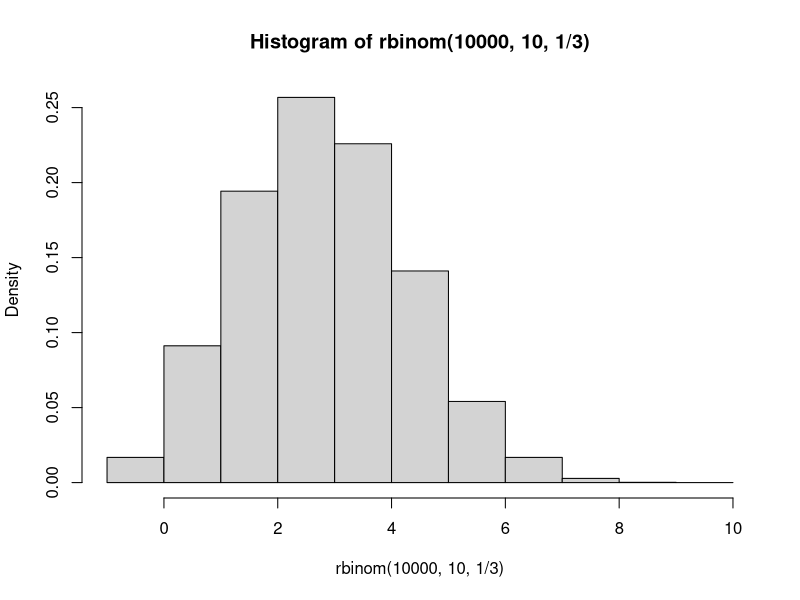
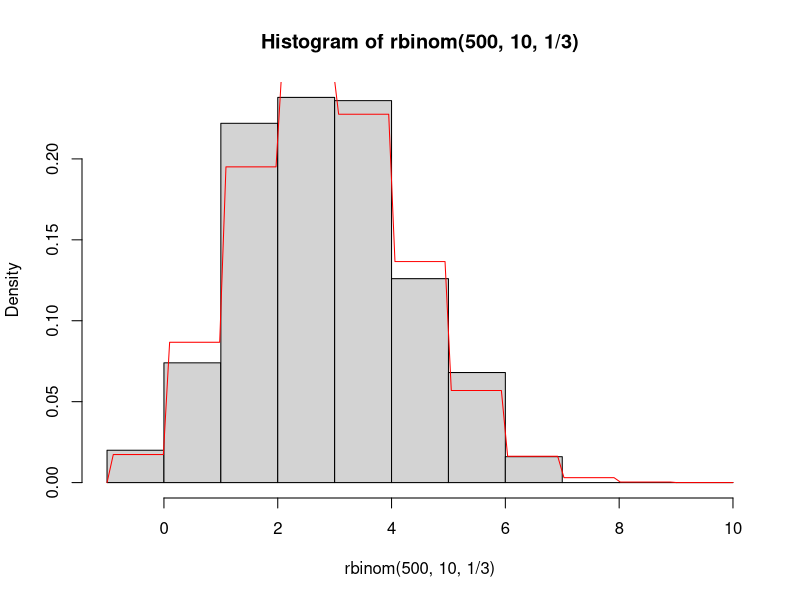

The R source for these figures, in order: (Note: this script raises an error after producing the figures.)
## Tutorial 3: Probability Distributions and Control Structures
## Clinic on Meaningful Modeling of Epidemiological Data
## International Clinics on Infectious Disease Dynamics and Data Program
## African Institute for Mathematical Sciences, Muizenberg, Cape Town, RSA
#' @author David M. Goehring 2004
#' @author Juliet R.C. Pulliam 2008, 2009, 2019
#' @author Steve Bellan 2010, 2012
#' @author Jeremy Bingham 2025
#' 
## Last updated by Jeremy Bingham May 2025
## Some Rights Reserved
## CC BY-NC 4.0 (https://creativecommons.org/licenses/by-nc/4.0/)

###################################################################### 

## By the end of this tutorial you should...

## * Feel comfortable working with probability distributions 
## * Know how to use conditional structures
## * Be warned about the dangers of loop structures in R
## * Have tried your hands at synthesizing all the new material

######################################################################
## SECTION A. Probability Distributions in R
###################################################################### 

#################### 
## Probability distributions
#################### 
## So far the calculations we have been performing have been doable on
## a modern calculator (or on your basic phone calculator app), 
## so my assertion that R will make things easier
## for you has not seen any confirmation in experience.

## In terms of solving probability problems, R does not provide many
## tools that extend too far beyond your intuition. If you want to
## know the probability of rolling two sixes on two dice you do not
## need R to tell you that 1/6 times 1/6 is 1/36. The two exceptions
## might be the functions factorial() and choose(), which only appear
## on a minority of modern calculators and which can solve a problem
## for you once you know to reach for them. These functions are
## sufficiently self-explanatory with their help files to render a
## treatment of them here unnecessary. A third exception is
## simulation, which you will try your hand at in the Benchmark
## Questions, and which is an important component of mathematical modelling.

## Enter probability distributions. R is able to do in a few
## milliseconds what took hours of hunting in tables as recently as 30 years
## ago. If you understand what a probability distribution is, R will
## provide four different utilities for (nearly) any such distribution, as
## follows:

## * Generating individual density values or a plot of the density function
## * Generating random numbers drawn from the distribution
## * Providing cumulative probability for points along the distribution
## * Providing points along the distribution corresponding to a cumulative probability

## Each of these is an important part of the toolkit for working with
## probability distributions.

## Making the functions meet your needs 

## The different distributions have different corresponding functions
## in R, but aside from the particulars of their arguments, they 
## consist of four functions of the same general form.

## We will use the binomial distribution (which is a
## discrete distribution) as an example for each of our four methods,
## and you should be able to extend that experience to any
## distribution you like.

## As we have seen hints of before, R can generate random numbers from
## any distribution. For discrete distributions, creating a histogram
## of a large number of these values can give a quick picture of the
## distribution. To generate random numbers from the binomial
## distribution, use rbinom():

hist(rbinom(10000, 10, 1/3), freq=FALSE, breaks=-1:10)

## The arguments of rbinom() tell it how many numbers you want to
## generate, how many trials are used to generate the distribution,
## and what the probability of a success per trial is,
## respectively. The extra arguments of hist() tell it that we want it
## to give proportions rather than counts and then how to divide up
## the data into bars.

## This is an empirical estimation of the distribution. The R function
## that calculates the probability density function of the binomial
## distribution is dbinom(), and that will give the precise
## theoretical values we may need. What is the probability of having 7
## successes on 10 trials with a probability of success of 1/3?

dbinom(7, 10, 1/3)

## Which is the equivalent of about 1.6% of the time. By extension, we
## can generate the complete distribution with vector input to
## dbinom(), as in

dbinom(0:10, 10, 1/3)

## A useful application of rbinom() and dbinom() is to plot a curve of
## the density function over the histogram of observed values. For a
## discrete distribution such as this, the “curve” will be slightly
## misleading, but we will know what it means. Generating fewer random
## numbers this time,

hist(rbinom(500,10,1/3), freq=FALSE, breaks=-1:10)

curve(dbinom(ceiling(x), 10, 1/3), add=TRUE, col="red")

## The argument ceiling(x) resolves the fact that the x-values on the
## plot are continuous, not discrete. The correction is not needed for
## continuous distributions.

## Alternatively, you may use a paired histogram for comparing
## simulations to predicted densities for discrete distributions. The
## visualization used here is less elegant for discrete distributions
## but is more easily extended to continuous distributions.

## Using dbinom() to calculate cumulative probabilities for discrete
## distributions would be tedious, and we cannot easily calculate the
## cumulative probabilities using the equivalent density values from a
## continuous distribution (because it requires integration). The
## solution in R is to use a function, such as pbinom() for the
## binomial distribution, that calculates the cumulative density
## function (c.d.f.), that is, the function F (which here takes
## integer values).

# F(x) = P(X <= x)

## As a quick example, what is the probability of getting 2 or less
## with our chosen binomial distribution?

pbinom(2, 10, 1/3)

## The last function we need in our probability-distribution toolkit
## is qbinom(), the R function that calculates the inverse cumulative
## density function, F^-1 of the binomial distribution The c. d. f. and
## the inverse c. d. f. are related by

# p = F(x)
# x = F^-1(p)

## As a quick example, where is the 80% threshold in the cumulative
## probability distribution?

qbinom(.8, 10, 1/3)

## The c. d. f. and inverse c. d. f. are particularly useful when
## performing statistical tests.

## I do not know why the R language chose such counter-intuitive
## naming practices for its probability distribution functions. But
## let’s have some mnemonics:

# Function                           Prefix    Mnemonic 
#
# random numbers from dist.          r         random
# density of distribution            d         density
# cumulative probability             p         probability (is output)
# inverse cumulative probability     q         qumulative (with an “inversed “c”)

## Feel free to remember them in any way you like, of course.

#################### 
## Probability distributions galore
####################
## You may not be familiar with all of these distributions, but this
## list should prove helpful for future reference. Keep in mind that
## some of these distributions are continuous and some are discrete –
## this will affect the allowed inputs of the functions.

# Beta pbeta() qbeta() dbeta() rbeta() 
# Binomial pbinom() qbinom() dbinom() rbinom() 
# Cauchy pcauchy() qcauchy() dcauchy() rcauchy()
# Chi-square pchisq() qchisq() dchisq() rchisq()
# Exponential pexp() qexp() dexp() rexp()
# F pf() qf() df() rf()
# Gamma pgamma() qgamma() dgamma() rgamma()
# Geometric pgeom() qgeom() dgeom() rgeom()
# Hypergeometric phyper() qhyper() dhyper() rhyper()
# Logistic plogis() qlogis() dlogis() rlogis() 
# Log Normal plnorm() qlnorm() dlnorm() rlnorm()
# Negative Binomial pnbinom() qnbinom() dnbinom() rnbinom()
# Normal pnorm() qnorm() dnorm() rnorm()
# Poisson ppois() qpois() dpois() rpois()
# Student's t pt() qt() dt() rt()
# Uniform punif() qunif() dunif() runif()

###################################################################### 
## SECTION B. Control structures
###################################################################### 
## Now that you have gotten your proverbial feet wet by composing your
## own functions, you are ready to learn how to make your functions
## (or your scripts) more powerful by using control structures. The
## two main varieties of control structures are conditional structures
## and loop structures, but more important than what they are called
## is what they do...

## The semicolon, ";", allows you to put two or more commands
## together on a single line. The commands will be executed
## sequentially, just as if they had been written on separate lines.
## The best use of the semicolon is probably to combine lists of
## assignments into a single line, such as,

x <- 8; y <- 4; z <- 3
c(x, y, z) 

## Using the semicolon in this way will condense your code
## and can make it look cleaner if applied with moderation.
## In most situations, though, clarity is
## more important than compactness, so in general it is best not to
## string long lists of commands together on a single line using
## semicolons. Remember that the amount of whitespace (such as spaces,
## indentation, and empty lines) in your code will not affect its
## efficiency and that adding whitespace (and comments!) will often
## make your code easier to follow.

## Conditional structures

## “If you are under the age of 6, you cannot ride this ride.”

## “If you are available Friday night, please give me your number.”

## Needless to say, we are all familiar with conditional structures in
## casual speech, and conditional structures in R are not much
## different.

## The command ''if'' initiates a conditional structure. (Like function,
## it looks like a function, but is not a function.) What comes in
## parentheses after if is an expression of the condition that must be
## met for the remaining code to be executed. That is, it is a logical
## expression (meaning it should evaluate to TRUE or FALSE) which if
## TRUE tells R to execute the next line (or set) of code.

## A silly, but fully functional, example:

age <- 19

if(age >= 6){
	can.ride <- TRUE 
}

can.ride

## Here we obviously know the result before we start, but in a
## (just-slightly-less silly) function, we would not:

ride.test <- function(age)
{
	can.ride <- FALSE
	if(age >= 6){
		can.ride <- TRUE
	}
	return(can.ride)
}

ride.test(5)

ride.test(65)

## Note that the curly brackets, {}, play the same role as for
## conditional statements as they do for the function construct: they
## allow multi-line procedures. They can also make your code easier to
## follow, even for single-line procedures.

## As an aside, the above function can (and perhaps should) be written
## more simply as

ride.test <- function(age){
	return(age >= 6)
}

## The conditional structure becomes important when you want different
## functions or operations to be performed depending on some
## condition. This is something that you will often want.

## As an example, consider a function that measures central
## tendency. While you may want to avoid the influence of extremely
## large values by using the median, you may want to forgo it on very small
## samples, replacing the median with the mean. Let us say if we have fewer
## than 10 measurements in our sample we will resort to the mean:

central.tend <- function(x){                                     
	my.answer <- median(x)
	if(length(x) < 10){my.answer <- mean(x)}
	return(my.answer)
}

central.tend(c(1,1,3))

## This last example may have raised a red flag about efficiency – I
## determined the median of the data regardless of whether this value
## will ultimately be used in my output. Here, the cost is
## exceptionally low, because that calculation will only be irrelevant
## if there are fewer than 10 items in the vector, in which case it
## took trivially long to execute. But, you can see where there might
## be a problem.

## One solution is to create separate if statements for each
## condition, such as:

# if(x < 0) #followed by what should happen if x < 0

# if(x = 0) #followed by what should happen if x = 0

# if((x > 0) & (x < 1)) # followed by what should happen if x is between 0 and 1, exclusive

# if(x >= 1) # followed by what should happen if x >= 1

## Note that defining conditions which are not mutually exclusive may
## make your code hard to follow and therefore render your results
## unpredictable without detailed examination.

## Another solution, particularly useful for binary (either-or) cases,
## is to use the command else, which follows the if procedure and
## gives what to do if your conditional expression evaluates to
## FALSE. If you are careful about your use of brackets, you can nest
## if and else commands to create more complicated conditional
## structures.

## Here are some additional options for writing the central tendancy 
## function above. Using if and else, as described above:

central.tend2 <- function(x){                                     
	if(length(x) >= 10){
		my.answer <- median(x)
	}else{
		my.answer <- mean(x)
	}
	return(my.answer)
}

# and using the ifelse() control structure, which is similar but more compact:

central.tend3 <- function(x){                                     
	my.answer <- ifelse(length(x) >= 10, median(x), mean(x))
	return(my.answer)
}

## There are two potential big errors that may occur in implementing a
## conditional structure. One occurs if the conditional expression
## evaluates to NA or NaN – try this out yourself:

if(Inf - Inf > 0){ x <- 5 }

## To make sure that your if statements don’t break like this, you will
## sometimes want to use the is.na() function, which returns TRUE if the
## value being evaluated is NA or NaN.

## The second big mistake that you can make is assuming that R will act
## on the elements of a conditional expression that is a vector. Try this:

if(c(T, F, F)){ 1 + 1 }

## As the warning that is generated indicates, R will ignore all but
## the first element of the vector. On reflection, this makes sense
## because R wouldn’t know what to do with a vector of logical values
## – the if statement has no inputs or outputs, just a conditional
## procedure. In other words, you shouldn’t expect the if statement to
## behave like a function because it isn’t one.

#################### 
## Loop structures
#################### 
## R employs a number of common loop structures familiar to those of
## you with some programming experience. However, those of you without
## programming experience may actually have an edge here.

## The reason is that, in general, in mathematical programming it is
## much more efficient to perform what traditionally has been done
## with programming loops using vector calculations. You have already
## seen one of the basic methods used to replace loop structures, the
## apply() function.

######################################################################
######################################################################

## This concludes Tutorial III. The benchmark questions should help
## solidify your understanding of the material.

## The probability-distribution section of this tutorial was aided by
## information available at
## http://www.stat.umn.edu/geyer/5102/examp/rlook.html.

## If you are unfamiliar with or rusty on your understanding of the
## binomial distribtion, you may also want to work through the introductory
## Binomial Distribution tutorial, available here:
## https://github.com/ICI3D/RTutorials/blob/master/binomialDistribution.R?raw=true


###################################################################### 
## SECTION C. Benchmark Questions
###################################################################### 

#################### 
## 1. The standard medication used to treat some disease is known to
## produce a severe side effect in 20% of the patients treated. A
## pharmaceutical company develops a new drug to treat the disease and
## tests it on 9 patients. There are no side effects observed in these
## patients. 

## a. What is the probability of treating 9 patients without side
## effects using the standard medication?

## b. Generate a plot of the probability of observing no side effects
## in patients receiving treatment, as a function of the number of
## patients in the study, assuming the new drug causes the severe side
## effect with the same probability as the old.

## c. Add a horizontal red line at p = 0.025, visually depicting the
## number of patients minimally required for a study to show that the
## new medication produces side effects in fewer patients than the
## standard treatment (traditional statistical significance).

#################### 

#################### 
## 2. Re-do the suite of calculations and plots found in the Tutorial
## using the Poisson distribution (with lambda = 3) rather than the
## binomial distribution. (Hint: Make sure the histogram has an
## appropriate range with breaks.)
####################
